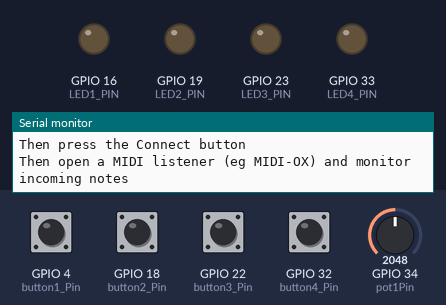
A sketch run on a simulated ESP32. Parts: output pins drawn as LEDs (lit = HIGH), the last lines printed to the serial monitor. The test bench sets the inputs (shaded band); at power-on: GPIO 4 (button1_Pin), GPIO 18 (button2_Pin), GPIO 22 (button3_Pin), GPIO 32 (button4_Pin) HIGH, GPIO 34 (pot1Pin) = 2048. WiFi joins after 1.5 s; servers stay silent unless stated.

Above: at 2.7 s.
2.8 s: GPIO 4 (button1_Pin) pulled LOW for 0.15 s
At 3.2 s:
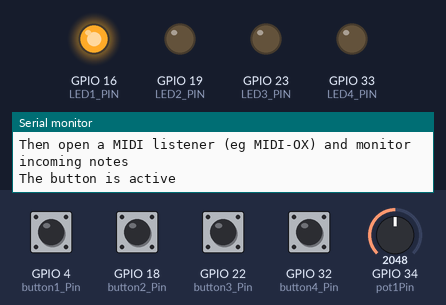
4.4 s: GPIO 22 (button3_Pin) pulled LOW for 0.15 s
At 4.54 s:
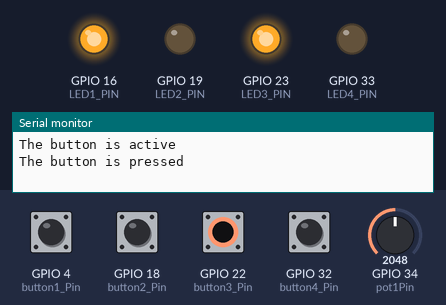
6.1 s: GPIO 18 (button2_Pin) pulled LOW for 0.15 s
At 6.8 s:
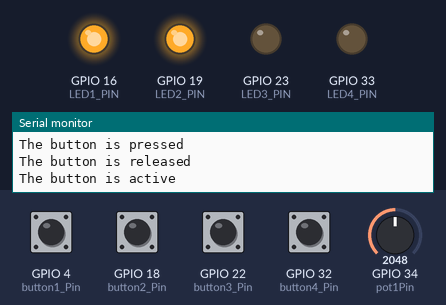
7.7 s: GPIO 32 (button4_Pin) pulled LOW for 0.15 s
At 9.0 s:
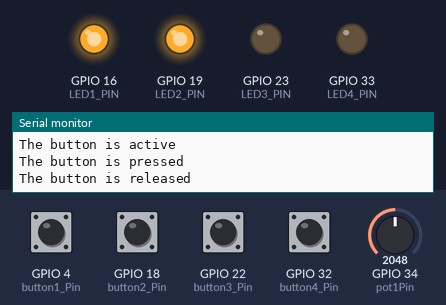
9.3 s: GPIO 4 (button1_Pin) pulled LOW for 1 s
At 10.3 s:
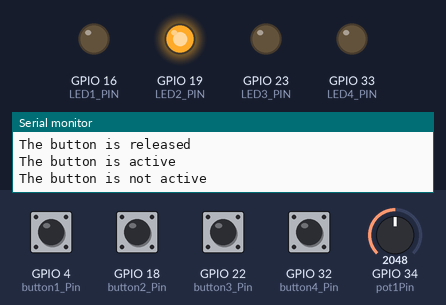
11.8 s: GPIO 22 (button3_Pin) pulled LOW for 1 s
At 12.6 s:
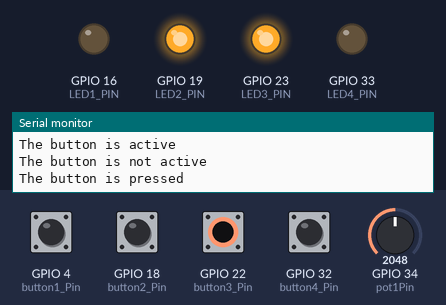
Timing chart, 0 to 14.8 s (numbered marks = the images above; inputs shaded):
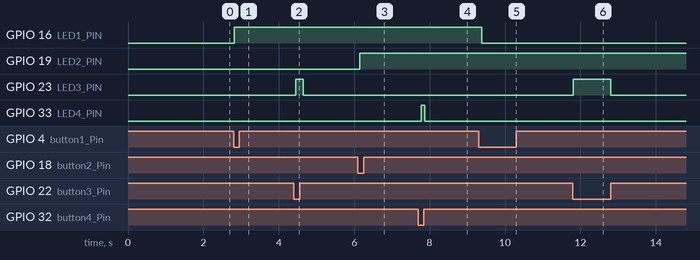

The sketch:

MIDI5000.ino
```cpp
#include <WiFi.h>
#include <WiFiClient.h>
#include <WiFiUdp.h>

#include "AppleMidi.h"

char ssid[] = "rob69"; //  your network SSID (name)
char pass[] = "testtest";    // your network password (use for WPA, or use as key for WEP)

// constants won't change
const int button1_Pin = 4;
const int LED1_PIN = 16;
const int button2_Pin = 18;
const int LED2_PIN = 19;
const int button3_Pin = 22;
const int LED3_PIN = 23;
const int button4_Pin = 32;
const int LED4_PIN = 33;
const int pot1Pin = 34;


const int DEBOUNCE_DELAY = 50;   // the debounce time; increase if the output flickers

// variables will change:

// -----------------------------------------------------------------------------
// button 1 states
// -----------------------------------------------------------------------------
int lastSteady1State = LOW;       // the previous steady state from the input pin
int lastFlickerable1State = LOW;  // the previous flickerable state from the input pin
int led1State = LOW;     // the current state of LED
int lastButton1State;    // the previous state of button
int currentButton1State; // the current state of button

// -----------------------------------------------------------------------------
// button 2 states
// -----------------------------------------------------------------------------
int lastSteady2State = LOW;       // the previous steady state from the input pin
int lastFlickerable2State = LOW;  // the previous flickerable state from the input pin
int led2State = LOW;     // the current state of LED
int lastButton2State;    // the previous state of button
int currentButton2State; // the current state of button

// -----------------------------------------------------------------------------
// button 3 states
// -----------------------------------------------------------------------------
int lastSteady3State = LOW;       // the previous steady state from the input pin
int lastFlickerable3State = LOW;  // the previous flickerable state from the input pin
int led3State = LOW;     // the current state of LED
int lastButton3State = LOW;  // the previous state from the input pin
int currentButton3State;     // the current reading from the input pin

// -----------------------------------------------------------------------------
// button 4 states
// -----------------------------------------------------------------------------
int lastSteady4State = LOW;       // the previous steady state from the input pin
int lastFlickerable4State = LOW;  // the previous flickerable state from the input pin
int led4State = LOW;     // the current state of LED
int lastButton4State;    // the previous state of button
int currentButton4State; // the current state of button

// -----------------------------------------------------------------------------
// Potentiometer
// -----------------------------------------------------------------------------

int lastFlickerablePot1State = LOW;  // the previous flickerable state from the input pin
int lastPot1State;    // the previous state of button
int currentPot1Value; // the current state of button

float floatMap(float x, float in_min, float in_max, float out_min, float out_max) {
  return (x - in_min) * (out_max - out_min) / (in_max - in_min) + out_min;
}

// -----------------------------------------------------------------------------
// more variables
// -----------------------------------------------------------------------------

unsigned long lastDebounceTime = 0;  // the last time the output pin was toggled
unsigned long t0 = millis();
bool isConnected = false;


APPLEMIDI_CREATE_INSTANCE(WiFiUDP, AppleMIDI); // see definition in AppleMidi_Defs.h

// -----------------------------------------------------------------------------
//
// -----------------------------------------------------------------------------
void setup() {
  Serial.begin(115200);
  pinMode(button1_Pin, INPUT_PULLUP); // set arduino pin to input pull-up mode
  pinMode(LED1_PIN, OUTPUT);          // set arduino pin to output mode
  pinMode(button2_Pin, INPUT_PULLUP); // ""
  pinMode(LED2_PIN, OUTPUT);          // ""
  pinMode(button3_Pin, INPUT_PULLUP); // the pull-up input pin will be HIGH when the
                                      // switch is open and LOW when the switch is closed.
  pinMode(LED3_PIN, OUTPUT);          // set arduino pin to output mode
  pinMode(button4_Pin, INPUT_PULLUP); // set arduino pin to input pull-up mode
  pinMode(LED4_PIN, OUTPUT);          // set arduino pin to output mode

  currentButton1State = digitalRead(button1_Pin);
  currentButton2State = digitalRead(button2_Pin);
  currentButton3State = digitalRead(button3_Pin);
  currentButton4State = digitalRead(button4_Pin);
  currentPot1Value = analogRead(pot1Pin);

  Serial.print(F("Getting IP address..."));

  WiFi.begin(ssid, pass);

  while (WiFi.status() != WL_CONNECTED) {
    delay(500);
    Serial.print(F("."));
  }
  Serial.println(F(""));
  Serial.println(F("WiFi connected"));


  Serial.println();
  Serial.print(F("IP address is "));
  Serial.println(WiFi.localIP());

  Serial.println(F("OK, now make sure you an rtpMIDI session that is Enabled"));
  Serial.print(F("Add device named Arduino with Host/Port "));
  Serial.print(WiFi.localIP());
  Serial.println(F(":5004"));
  Serial.println(F("Then press the Connect button"));
  Serial.println(F("Then open a MIDI listener (eg MIDI-OX) and monitor incoming notes"));

  // Create a session and wait for a remote host to connect to us
  AppleMIDI.begin("test");

  AppleMIDI.OnConnected(OnAppleMidiConnected);
  AppleMIDI.OnDisconnected(OnAppleMidiDisconnected);

}

void loop() {

   AppleMIDI.read();

// -----------------------------------------------------------------------------
// Button 1
// -----------------------------------------------------------------------------

   if (currentButton1State != lastFlickerable1State) {
     // reset the debouncing timer
     lastDebounceTime = millis();
     // save the the last flickerable state
     lastFlickerable1State = currentButton1State;
   }

  lastButton1State    = currentButton1State;      // save the last state
  currentButton1State = digitalRead(button1_Pin); // read new state


  if(lastButton1State == HIGH && currentButton1State == LOW) {
    Serial.println("The button is active");

    // toggle state of LED
    led1State = !led1State;

    // control LED arccoding to the toggled state
    digitalWrite(LED1_PIN, led1State);

    if (led1State == HIGH) {
      AppleMIDI.sendControlChange(85, 127, 13);
      } else {
        AppleMIDI.sendControlChange(85, 0, 13);
        Serial.println("The button is not active");
    }
    delay(120);
  }

// -----------------------------------------------------------------------------
// Button 2
// -----------------------------------------------------------------------------

    if (currentButton2State != lastFlickerable2State) {
      // reset the debouncing timer
      lastDebounceTime = millis();
      // save the the last flickerable state
      lastFlickerable2State = currentButton2State;
    }

   lastButton2State    = currentButton2State;      // save the last state
   currentButton2State = digitalRead(button2_Pin); // read new state


   if(lastButton2State == HIGH && currentButton2State == LOW) {
    Serial.println("The button is active");

      // toggle state of LED
      led2State = !led2State;

    // control LED arccoding to the toggled state
    digitalWrite(LED2_PIN, led2State);

    if (led2State == HIGH) {
      AppleMIDI.sendControlChange(86, 127, 13);
      } else {
        AppleMIDI.sendControlChange(86, 0, 13);
        Serial.println("The button is not active");
    }
    delay(120);
  }


// -----------------------------------------------------------------------------
// Button 3
// -----------------------------------------------------------------------------

   if (currentButton3State != lastFlickerable3State) {
      // reset the debouncing timer
      lastDebounceTime = millis();
      // save the the last flickerable state
      lastFlickerable3State = currentButton3State;
    }

    lastButton3State    = currentButton3State;      // save the last state
    currentButton3State = digitalRead(button3_Pin);

  if(lastButton3State == HIGH && currentButton3State == LOW) {
    Serial.println("The button is pressed");

    led3State = !led3State;
    digitalWrite(LED3_PIN, led3State);
    AppleMIDI.sendControlChange(87, 127, 13);
    } else if (lastButton3State == LOW && currentButton3State == HIGH) {

      Serial.println("The button is released");
      led3State = !led3State;
      digitalWrite(LED3_PIN, led3State);
      AppleMIDI.sendControlChange(87, 0, 13);
      // save the the last state
      lastButton3State = currentButton3State;
    }


// -----------------------------------------------------------------------------
// Button 4
// -----------------------------------------------------------------------------

   if (currentButton4State != lastFlickerable4State) {
      // reset the debouncing timer
      lastDebounceTime = millis();
      // save the the last flickerable state
      lastFlickerable4State = currentButton4State;
    }

    lastButton4State    = currentButton4State;      // save the last state
    currentButton4State = digitalRead(button4_Pin);

  if(lastButton4State == HIGH && currentButton4State == LOW) {
    Serial.println("The button is pressed");

    led4State = !led4State;
    digitalWrite(LED4_PIN, led4State);
    AppleMIDI.sendNoteOn(53, 110, 13);
    } else if (lastButton4State == LOW && currentButton4State == HIGH) {
      Serial.println("The button is released");
      led4State = !led4State;
      digitalWrite(LED4_PIN, led3State);
      AppleMIDI.sendNoteOff(53, 0, 13);
      // save the the last state
      lastButton4State = currentButton4State;
    }

// -----------------------------------------------------------------------------
// Potentiometer
// -----------------------------------------------------------------------------

      if (currentPot1Value != lastFlickerablePot1State) {
      // reset the debouncing timer
      lastDebounceTime = millis();
      // save the the last flickerable state
      lastFlickerablePot1State = currentPot1Value;
    }

  lastPot1State = currentPot1Value;      // save the last state
  int currentPot1Value = analogRead(A6);
  // Rescale to potentiometer's voltage (from 0V to 3.3V):
  float pot1Value = floatMap(currentPot1Value, 0,106, 0, 3.3);
  int pot1MIDIValue = round(pot1Value);

  if (currentButton4State == LOW) {
    AppleMIDI.sendControlChange(89, pot1MIDIValue, 13);
    lastPot1State = currentPot1Value;
  }
  delay(100);

}


// ====================================================================================
// Event handlers for incoming MIDI messages
// ====================================================================================

// -----------------------------------------------------------------------------
// rtpMIDI session. Device connected
// -----------------------------------------------------------------------------
void OnAppleMidiConnected(uint32_t ssrc, char* name) {
  isConnected  = true;
  Serial.print(F("Connected to session "));
  Serial.println(name);
}

// -----------------------------------------------------------------------------
// rtpMIDI session. Device disconnected
// -----------------------------------------------------------------------------
void OnAppleMidiDisconnected(uint32_t ssrc) {
  isConnected  = false;
  Serial.println(F("Disconnected"));
}
```

Measured:
- after the input at 2.8 s, GPIO 16 (LED1_PIN): LOW → HIGH at once
- after the input at 4.4 s, GPIO 23 (LED3_PIN): LOW → HIGH after 0.05 s, → LOW 0.20 s later
- after the input at 6.1 s, GPIO 19 (LED2_PIN): LOW → HIGH after 0.05 s
- after the input at 7.7 s, GPIO 33 (LED4_PIN): LOW → HIGH after 0.08 s, → LOW 0.10 s later
- after the input at 9.3 s, GPIO 16 (LED1_PIN): HIGH → LOW after 0.08 s
- after the input at 11.8 s, GPIO 23 (LED3_PIN): LOW → HIGH at once, → LOW 1.0 s later
